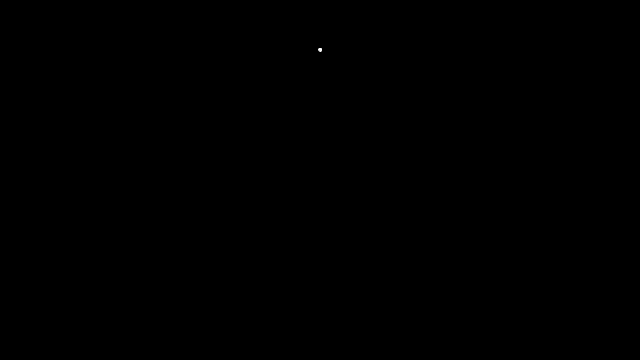
Frame 1 (no input)
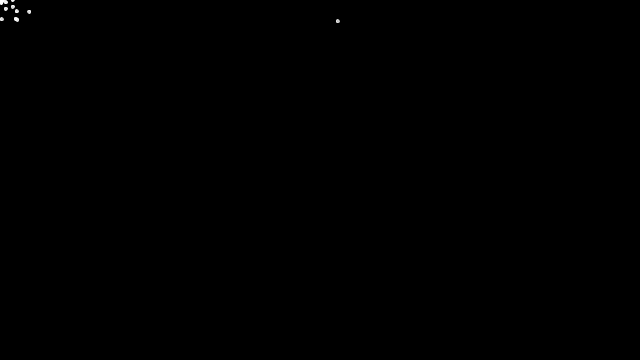
Frame 60 (the mouse pressed at the canvas centre just before this capture)
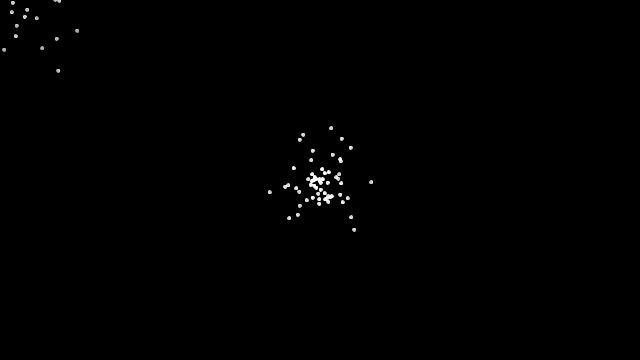
Frame 120 (the mouse held since frame 60 and released just before this capture)

The Processing sketch that drew these frames (run headless with seeded random() and noise(); from frame 60 on, the mouse is pressed at the canvas centre):

// Processing sketch: cc1_11_03_varSegLength
// ── cc1_11_03_varSegLength.pde
import java.util.Iterator; 
// based on https://processing.org/examples/simpleparticlesystem.html

ParticleSystem ps;

void setup() {
  size(640, 360);
  ps = new ParticleSystem(new PVector(width/2, 50));
}

void draw() {
  background(0);
  ps.addParticle();
  ps.run();
}


// A class to describe a group of Particles
// An ArrayList is used to manage the list of Particles 

class ParticleSystem {
  ArrayList<Particle> particles;
  PVector origin;
  float segmentLength, angleGen;

  ParticleSystem(PVector position) {
    origin = position.copy();
    particles = new ArrayList<Particle>();
    segmentLength = 50;
  }

  void addParticle() {
    PVector newPos = origin;
    PVector displace = new PVector(0, 0);
    displace.setMag(10);
    displace.rotate(angleGen);
    newPos.add(displace);
    particles.add(new Particle(newPos));
    angleGen = constrain(angleGen+10, 0, 360);
  }
  
  void display() {
    Iterator<Particle> it1 = particles.iterator();
    while (it1.hasNext()) {
      Particle p1 = it1.next();
      Iterator<Particle> it2 = particles.iterator();
      while (it2.hasNext()) {
        Particle p2 = it2.next();
        float distance = dist(p1.position.x, p1.position.y, p2.position.x, p2.position.y);
        if ((distance < segmentLength) && (distance > segmentLength*0.9)) {
          stroke(255, 255);
          line(p1.position.x, p1.position.y, p2.position.x, p2.position.y);
          p2.velocity = p1.velocity;
        }
      }
    }   
  }

  void run() {
    origin.set(mouseX, mouseY);
    segmentLength = abs(mouseX-pmouseX) + abs(mouseY-pmouseY);
    println(segmentLength);
    display();
    for (int i = particles.size()-1; i >= 0; i--) {
      Particle p = particles.get(i);
      p.run();
      if (p.isDead()) {
        particles.remove(i);
      }
    }
  }
}


// A simple Particle class

class Particle {
  PVector position;
  PVector velocity;
  PVector acceleration;
  float lifespan;

  Particle(PVector l) {
    acceleration = new PVector(0, 0);//random(-0.01, 0.01));
    velocity = new PVector(random(-1, 1), random(-1, 1));
    position = l.copy();
    lifespan = 255.0;
  }

  void run() {
    update();
    display();
  }

  // Method to update position
  void update() {
    velocity.add(acceleration);
    position.add(velocity);
    lifespan -= 1.0;
  }

  // Method to display
  void display() {
    stroke(255, lifespan);
    fill(255, lifespan);
    ellipse(position.x, position.y, 3, 3);
  }

  // Is the particle still useful?
  boolean isDead() {
    if (lifespan < 0.0) {
      return true;
    } else {
      return false;
    }
  }
}
